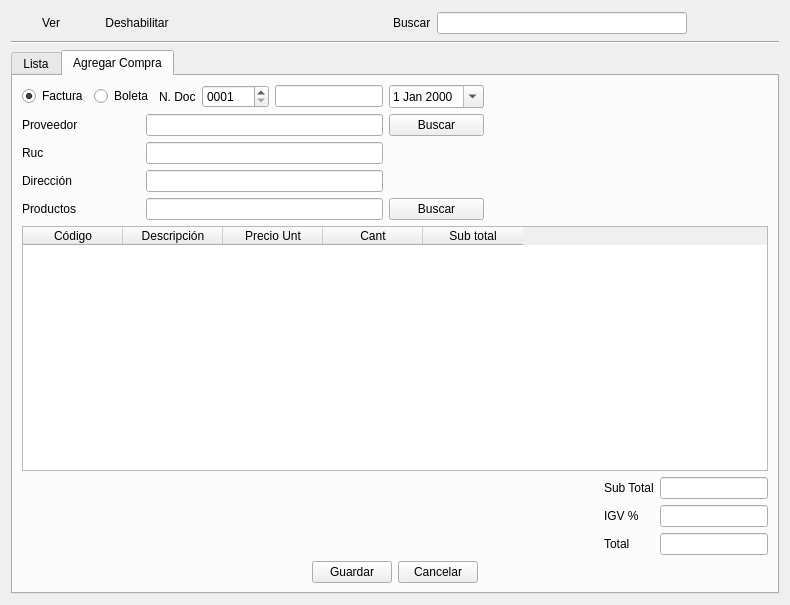
<?xml version="1.0" encoding="UTF-8"?>
<ui version="4.0">
 <class>compras</class>
 <widget class="QWidget" name="compras">
  <property name="geometry">
   <rect>
    <x>0</x>
    <y>0</y>
    <width>790</width>
    <height>605</height>
   </rect>
  </property>
  <property name="windowTitle">
   <string>Form</string>
  </property>
  <layout class="QGridLayout" name="gridLayout_9">
   <item row="0" column="0">
    <layout class="QHBoxLayout" name="horizontalLayout_2">
     <item>
      <widget class="QPushButton" name="pushButton_ver_compra">
       <property name="sizePolicy">
        <sizepolicy hsizetype="Fixed" vsizetype="Fixed">
         <horstretch>0</horstretch>
         <verstretch>0</verstretch>
        </sizepolicy>
       </property>
       <property name="text">
        <string>Ver</string>
       </property>
       <property name="icon">
        <iconset resource="../Icons/Icons.qrc">
         <normaloff>:/Icons/1349716430_zoom.png</normaloff>:/Icons/1349716430_zoom.png</iconset>
       </property>
       <property name="flat">
        <bool>true</bool>
       </property>
      </widget>
     </item>
     <item>
      <widget class="QPushButton" name="pushButton_eliminar_compra">
       <property name="sizePolicy">
        <sizepolicy hsizetype="Fixed" vsizetype="Fixed">
         <horstretch>0</horstretch>
         <verstretch>0</verstretch>
        </sizepolicy>
       </property>
       <property name="text">
        <string>Deshabilitar</string>
       </property>
       <property name="icon">
        <iconset resource="../Icons/Icons.qrc">
         <normaloff>:/Icons/1349716432_round_minus.png</normaloff>:/Icons/1349716432_round_minus.png</iconset>
       </property>
       <property name="flat">
        <bool>true</bool>
       </property>
      </widget>
     </item>
     <item>
      <spacer name="horizontalSpacer_6">
       <property name="orientation">
        <enum>Qt::Horizontal</enum>
       </property>
       <property name="sizeHint" stdset="0">
        <size>
         <width>94</width>
         <height>24</height>
        </size>
       </property>
      </spacer>
     </item>
     <item>
      <widget class="QLabel" name="label_3">
       <property name="text">
        <string>Buscar</string>
       </property>
      </widget>
     </item>
     <item>
      <widget class="QLineEdit" name="lineEdit">
       <property name="minimumSize">
        <size>
         <width>250</width>
         <height>0</height>
        </size>
       </property>
       <property name="maximumSize">
        <size>
         <width>250</width>
         <height>16777215</height>
        </size>
       </property>
      </widget>
     </item>
     <item>
      <widget class="QPushButton" name="pushButton_5">
       <property name="text">
        <string/>
       </property>
       <property name="icon">
        <iconset resource="../Icons/Icons.qrc">
         <normaloff>:/Icons/1349716430_zoom.png</normaloff>:/Icons/1349716430_zoom.png</iconset>
       </property>
       <property name="flat">
        <bool>true</bool>
       </property>
      </widget>
     </item>
     <item>
      <widget class="QPushButton" name="pushButton_6">
       <property name="text">
        <string/>
       </property>
       <property name="icon">
        <iconset resource="../Icons/Icons.qrc">
         <normaloff>:/Icons/1349716435_cog.png</normaloff>:/Icons/1349716435_cog.png</iconset>
       </property>
       <property name="flat">
        <bool>true</bool>
       </property>
      </widget>
     </item>
    </layout>
   </item>
   <item row="1" column="0">
    <widget class="Line" name="line">
     <property name="orientation">
      <enum>Qt::Horizontal</enum>
     </property>
    </widget>
   </item>
   <item row="2" column="0">
    <layout class="QGridLayout" name="gridLayout_10">
     <item row="0" column="0">
      <widget class="QTabWidget" name="tabWidget">
       <property name="currentIndex">
        <number>1</number>
       </property>
       <widget class="QWidget" name="List">
        <attribute name="title">
         <string>Lista</string>
        </attribute>
        <layout class="QGridLayout" name="gridLayout_6">
         <item row="0" column="0">
          <layout class="QGridLayout" name="gridLayout_4">
           <item row="0" column="0">
            <layout class="QGridLayout" name="gridLayout_3">
             <item row="2" column="0">
              <layout class="QGridLayout" name="gridLayout"/>
             </item>
             <item row="1" column="0">
              <widget class="QTableView" name="tableView_compras">
               <property name="sortingEnabled">
                <bool>true</bool>
               </property>
              </widget>
             </item>
             <item row="0" column="0">
              <layout class="QGridLayout" name="gridLayout_2">
               <item row="0" column="0">
                <widget class="QLabel" name="label_2">
                 <property name="sizePolicy">
                  <sizepolicy hsizetype="Fixed" vsizetype="Preferred">
                   <horstretch>0</horstretch>
                   <verstretch>0</verstretch>
                  </sizepolicy>
                 </property>
                 <property name="text">
                  <string>Lista de Compras</string>
                 </property>
                </widget>
               </item>
              </layout>
             </item>
            </layout>
           </item>
          </layout>
         </item>
        </layout>
       </widget>
       <widget class="QWidget" name="agregar">
        <attribute name="icon">
         <iconset resource="../Icons/Icons.qrc">
          <normaloff>:/Icons/1349716383_monotone_plus_add_round.png</normaloff>:/Icons/1349716383_monotone_plus_add_round.png</iconset>
        </attribute>
        <attribute name="title">
         <string>Agregar Compra</string>
        </attribute>
        <layout class="QGridLayout" name="gridLayout_11">
         <item row="0" column="0">
          <layout class="QGridLayout" name="gridLayout_8">
           <item row="2" column="0">
            <layout class="QGridLayout" name="gridLayout_7">
             <item row="1" column="0">
              <spacer name="horizontalSpacer_10">
               <property name="orientation">
                <enum>Qt::Horizontal</enum>
               </property>
               <property name="sizeHint" stdset="0">
                <size>
                 <width>40</width>
                 <height>20</height>
                </size>
               </property>
              </spacer>
             </item>
             <item row="1" column="2" colspan="2">
              <widget class="QLineEdit" name="lineEdit_igv"/>
             </item>
             <item row="2" column="0">
              <spacer name="horizontalSpacer_11">
               <property name="orientation">
                <enum>Qt::Horizontal</enum>
               </property>
               <property name="sizeHint" stdset="0">
                <size>
                 <width>40</width>
                 <height>20</height>
                </size>
               </property>
              </spacer>
             </item>
             <item row="1" column="1">
              <widget class="QLabel" name="label_9">
               <property name="text">
                <string>IGV %</string>
               </property>
              </widget>
             </item>
             <item row="0" column="0">
              <spacer name="horizontalSpacer_9">
               <property name="orientation">
                <enum>Qt::Horizontal</enum>
               </property>
               <property name="sizeHint" stdset="0">
                <size>
                 <width>40</width>
                 <height>20</height>
                </size>
               </property>
              </spacer>
             </item>
             <item row="2" column="1">
              <widget class="QLabel" name="label_10">
               <property name="text">
                <string>Total</string>
               </property>
              </widget>
             </item>
             <item row="2" column="2" colspan="2">
              <widget class="QLineEdit" name="lineEdit_total"/>
             </item>
             <item row="0" column="1">
              <widget class="QLabel" name="label_8">
               <property name="text">
                <string>Sub Total</string>
               </property>
              </widget>
             </item>
             <item row="0" column="2" colspan="2">
              <widget class="QLineEdit" name="lineEdit_subtotal"/>
             </item>
            </layout>
           </item>
           <item row="0" column="1" rowspan="3">
            <layout class="QVBoxLayout" name="verticalLayout"/>
           </item>
           <item row="1" column="0">
            <widget class="QTableWidget" name="tableWidget__items_productos">
             <property name="sortingEnabled">
              <bool>false</bool>
             </property>
             <column>
              <property name="text">
               <string>Código</string>
              </property>
             </column>
             <column>
              <property name="text">
               <string>Descripción</string>
              </property>
             </column>
             <column>
              <property name="text">
               <string>Precio Unt</string>
              </property>
             </column>
             <column>
              <property name="text">
               <string>Cant</string>
              </property>
             </column>
             <column>
              <property name="text">
               <string>Sub total</string>
              </property>
             </column>
            </widget>
           </item>
           <item row="0" column="0">
            <layout class="QGridLayout" name="gridLayout_5">
             <item row="1" column="4">
              <spacer name="horizontalSpacer_14">
               <property name="orientation">
                <enum>Qt::Horizontal</enum>
               </property>
               <property name="sizeHint" stdset="0">
                <size>
                 <width>40</width>
                 <height>20</height>
                </size>
               </property>
              </spacer>
             </item>
             <item row="1" column="3">
              <widget class="QPushButton" name="pushButton_buscar_proveedor">
               <property name="text">
                <string>Buscar</string>
               </property>
              </widget>
             </item>
             <item row="3" column="0">
              <widget class="QLabel" name="label_6">
               <property name="text">
                <string>Dirección</string>
               </property>
              </widget>
             </item>
             <item row="4" column="3">
              <widget class="QPushButton" name="pushButton_buscar_producto">
               <property name="text">
                <string>Buscar</string>
               </property>
              </widget>
             </item>
             <item row="3" column="3" colspan="2">
              <spacer name="horizontalSpacer_13">
               <property name="orientation">
                <enum>Qt::Horizontal</enum>
               </property>
               <property name="sizeHint" stdset="0">
                <size>
                 <width>40</width>
                 <height>20</height>
                </size>
               </property>
              </spacer>
             </item>
             <item row="2" column="0">
              <widget class="QLabel" name="label_5">
               <property name="text">
                <string>Ruc</string>
               </property>
              </widget>
             </item>
             <item row="0" column="4">
              <spacer name="horizontalSpacer_16">
               <property name="orientation">
                <enum>Qt::Horizontal</enum>
               </property>
               <property name="sizeHint" stdset="0">
                <size>
                 <width>40</width>
                 <height>20</height>
                </size>
               </property>
              </spacer>
             </item>
             <item row="0" column="3">
              <widget class="QDateEdit" name="dateEdit">
               <property name="calendarPopup">
                <bool>true</bool>
               </property>
              </widget>
             </item>
             <item row="4" column="0">
              <widget class="QLabel" name="label_7">
               <property name="text">
                <string>Productos</string>
               </property>
              </widget>
             </item>
             <item row="2" column="3" colspan="2">
              <spacer name="horizontalSpacer_12">
               <property name="orientation">
                <enum>Qt::Horizontal</enum>
               </property>
               <property name="sizeHint" stdset="0">
                <size>
                 <width>40</width>
                 <height>20</height>
                </size>
               </property>
              </spacer>
             </item>
             <item row="1" column="0">
              <widget class="QLabel" name="label_4">
               <property name="text">
                <string>Proveedor</string>
               </property>
              </widget>
             </item>
             <item row="0" column="0" colspan="3">
              <layout class="QHBoxLayout" name="horizontalLayout_3">
               <item>
                <widget class="QRadioButton" name="radioButton_Factura">
                 <property name="text">
                  <string>Factura</string>
                 </property>
                 <property name="checked">
                  <bool>true</bool>
                 </property>
                </widget>
               </item>
               <item>
                <widget class="QRadioButton" name="radioButton_Boleta">
                 <property name="text">
                  <string>Boleta</string>
                 </property>
                </widget>
               </item>
               <item>
                <widget class="QLabel" name="label_11">
                 <property name="text">
                  <string>N. Doc</string>
                 </property>
                </widget>
               </item>
               <item>
                <widget class="QSpinBox" name="spinBox_Serie">
                 <property name="prefix">
                  <string>000</string>
                 </property>
                 <property name="minimum">
                  <number>1</number>
                 </property>
                 <property name="maximum">
                  <number>100</number>
                 </property>
                </widget>
               </item>
               <item>
                <widget class="QLineEdit" name="lineEdit_Num_Docuemento">
                 <property name="readOnly">
                  <bool>false</bool>
                 </property>
                </widget>
               </item>
              </layout>
             </item>
             <item row="1" column="1" colspan="2">
              <widget class="QLineEdit" name="lineEdit_proveedor">
               <property name="inputMethodHints">
                <set>Qt::ImhNone</set>
               </property>
               <property name="readOnly">
                <bool>true</bool>
               </property>
              </widget>
             </item>
             <item row="2" column="1" colspan="2">
              <widget class="QLineEdit" name="lineEdit_ruc">
               <property name="readOnly">
                <bool>true</bool>
               </property>
              </widget>
             </item>
             <item row="3" column="1" colspan="2">
              <widget class="QLineEdit" name="lineEdit_direccion">
               <property name="readOnly">
                <bool>true</bool>
               </property>
              </widget>
             </item>
             <item row="4" column="1" colspan="2">
              <widget class="QLineEdit" name="lineEdit_productos">
               <property name="readOnly">
                <bool>true</bool>
               </property>
              </widget>
             </item>
            </layout>
           </item>
          </layout>
         </item>
         <item row="1" column="0">
          <layout class="QHBoxLayout" name="horizontalLayout_20">
           <item>
            <spacer name="horizontalSpacer_3">
             <property name="orientation">
              <enum>Qt::Horizontal</enum>
             </property>
             <property name="sizeHint" stdset="0">
              <size>
               <width>40</width>
               <height>20</height>
              </size>
             </property>
            </spacer>
           </item>
           <item>
            <widget class="QPushButton" name="pushButton_guardar">
             <property name="text">
              <string>Guardar</string>
             </property>
            </widget>
           </item>
           <item>
            <widget class="QPushButton" name="pushButton_cancelar">
             <property name="text">
              <string>Cancelar</string>
             </property>
            </widget>
           </item>
           <item>
            <spacer name="horizontalSpacer">
             <property name="orientation">
              <enum>Qt::Horizontal</enum>
             </property>
             <property name="sizeHint" stdset="0">
              <size>
               <width>40</width>
               <height>20</height>
              </size>
             </property>
            </spacer>
           </item>
          </layout>
         </item>
        </layout>
       </widget>
      </widget>
     </item>
    </layout>
   </item>
  </layout>
 </widget>
 <resources>
  <include location="../Icons/Icons.qrc"/>
 </resources>
 <connections/>
</ui>
